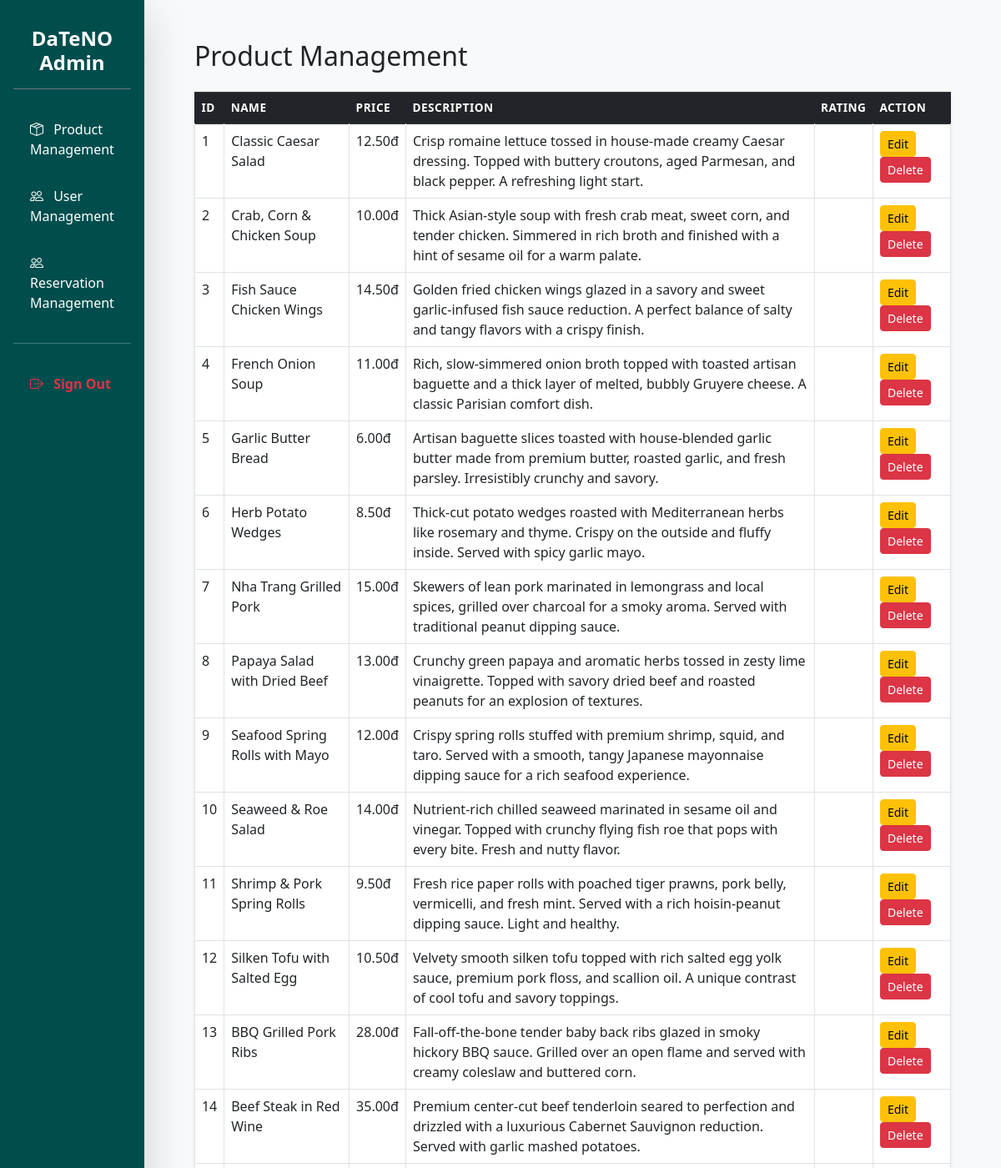
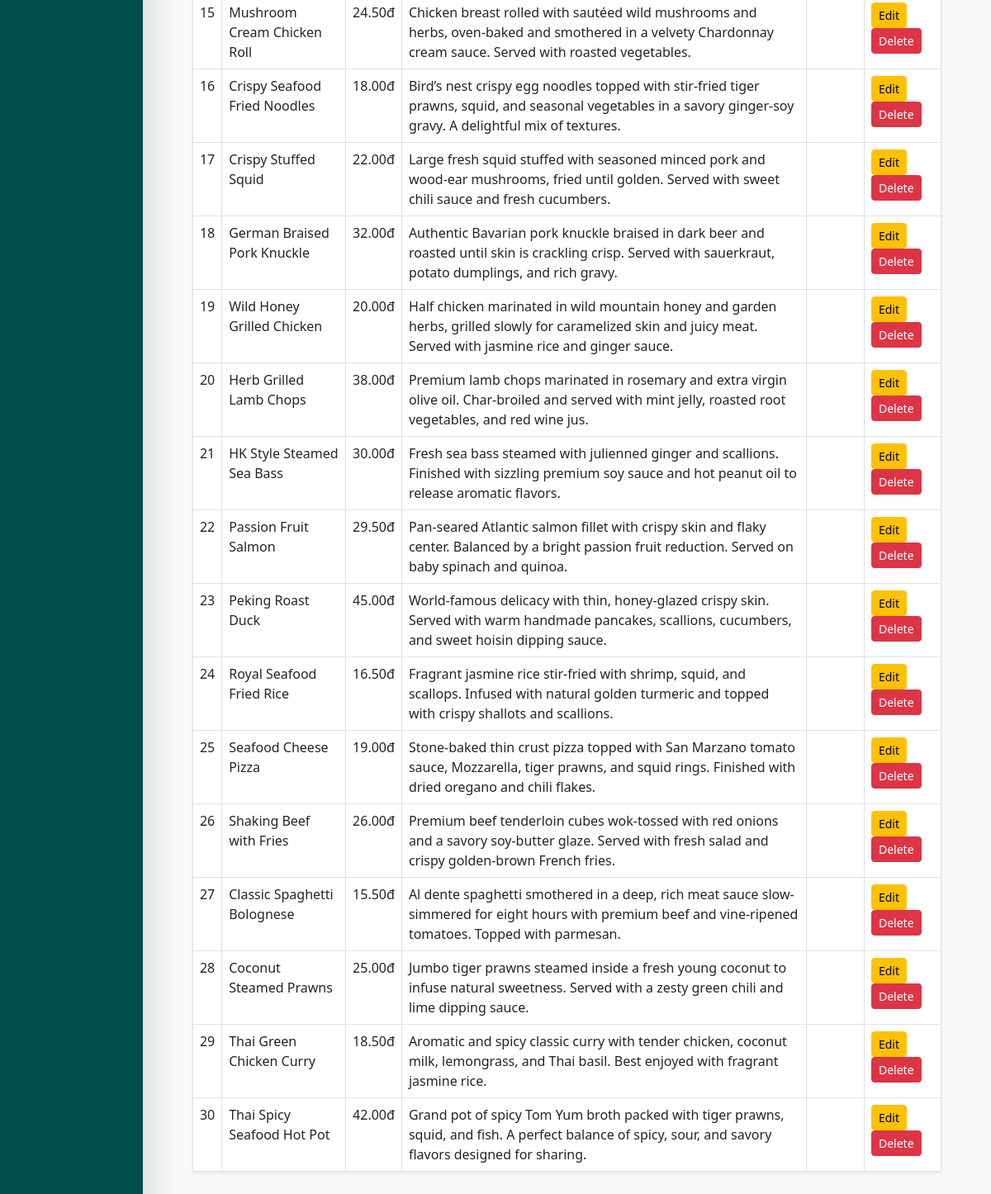
/public/index.php?page=admin_products (signed in), run on the app's committed database (2 pictures, top to bottom).
### tables this page shows
CREATE TABLE `products` (
  `id` int NOT NULL AUTO_INCREMENT,
  `category_id` int DEFAULT NULL,
  `image_url` varchar(255) NOT NULL,
  `name` varchar(255) NOT NULL,
  `description` varchar(255) NOT NULL,
  `price` decimal(10,2) NOT NULL,
  `average_rating` decimal(3,2) DEFAULT NULL,
  `slug` varchar(255) NOT NULL,
  `created_at` timestamp NULL DEFAULT CURRENT_TIMESTAMP,
  `deleted_at` timestamp NULL DEFAULT NULL,
  PRIMARY KEY (`id`),
  UNIQUE KEY `id` (`id`),
  UNIQUE KEY `slug` (`slug`),
  KEY `fk_products_category_id_categories` (`category_id`),
  CONSTRAINT `fk_products_category_id_categories` FOREIGN KEY (`category_id`) REFERENCES `categories` (`id`) ON DELETE SET NULL
);

### app/core/Database.php (called while the page is built, shortened)
<?php
class Database
{
    private static $instance = null;
    private $pdo;
    private function __construct()
    {
        $dsn = "mysql:host=" . DB_HOST . ";dbname=" . DB_NAME . ";charset=utf8mb4";
        $options = [
            PDO::ATTR_ERRMODE            => PDO::ERRMODE_EXCEPTION,
            PDO::ATTR_DEFAULT_FETCH_MODE => PDO::FETCH_ASSOC,
            PDO::ATTR_EMULATE_PREPARES   => false,
        ];
        try {
            $this->pdo = new PDO($dsn, DB_USER, DB_PASS, $options);
        } catch (PDOException $e) {
            throw new PDOException($e->getMessage(), (int)$e->getCode());
        }
    }
    public static function getInstance()
    {
        if (self::$instance === null) {
            self::$instance = new Database();
        }
        return self::$instance;
    }
    public function getConnection()
    {
        return $this->pdo;
    }
}

### app/modules/product/admin_product_controller.php (called while the page is built)
<?php
require_once ROOT_PATH . '/app/modules/product/product_service.php';
class AdminProductController
{
    private $adminService;
    public function __construct()
    {
        $this->adminService = new ProductService();
    }
    public function getAllProductsForAdmin()
    {
        return $this->adminService->getProductsForAdmin();
    }
}

### app/modules/product/product_service.php (called while the page is built, shortened)
<?php
require_once ROOT_PATH . '/app/modules/product/product_model.php';
class ProductService
{
    private $productModel;
    public function __construct()
    {
        $this->productModel = new ProductModel();
    }
    public function getProductsForAdmin()
    {
        return $this->productModel->getAllProductsForAdmin();
    }
}

### app/modules/product/product_model.php (called while the page is built, shortened)
<?php
require_once ROOT_PATH . '/app/core/Database.php';
class ProductModel
{
    private $db;
    public function __construct()
    {
        $this->db = Database::getInstance()->getConnection();
    }
    public function getAllProductsForAdmin()
    {
        $sql = "SELECT * FROM products ORDER BY id ASC";
        return $this->db->query($sql)->fetchAll();
    }
}

### app/modules/product/views/admin_products.php (the view, shortened to what this page needs)
<?php
$admin_product_controller = new AdminProductController();
$products = $admin_product_controller->getAllProductsForAdmin();
?>
<div class="container-fluid">
    <h2 class="mb-4">Product Management</h2>
    <table class="table table-bordered bg-white shadow-sm">
        <thead class="table-dark">
            <tr>
                <th>ID</th>
                <th>Name</th>
                <th>Price</th>
                <th>Description</th>
                <th>Rating</th>
                <th>Action</th>
            </tr>
        </thead>
        <tbody>
            <?php foreach ($products as $product): ?>
                <tr>
                    <td><?= $product['id'] ?></td>
                    <td><?= $product['name'] ?></td>
                    <td><?= $product['price'] ?>đ</td>
                    <td><?= $product['description'] ?></td>
                    <td><?= $product['average_rating'] ?></td>
                    <td>
                        <button class="btn btn-sm btn-warning">Edit</button>
                        <button class="btn btn-sm btn-danger">Delete</button>
                    </td>
                </tr>
            <?php endforeach; ?>
        </tbody>
    </table>
</div>

### public/css/admin/admin.css (style rules this page uses)
:root { --primary-orange: #ff7a00; --teal-dark: #004d4d; }
.table thead th { font-weight: 600; text-transform: uppercase; font-size: 0.85rem; letter-spacing: 0.5px; border: none; }

### data on the page
products: id "1", name "Classic Caesar Salad", price "12.50", description "Crisp romaine lettuce tossed in house-made creamy Caesar dressing. Topped with buttery croutons, aged Parmesan, and black pepper. A refreshing light start."
products: id "2", name "Crab, Corn & Chicken Soup", price "10.00", description "Thick Asian-style soup with fresh crab meat, sweet corn, and tender chicken. Simmered in rich broth and finished with a hint of sesame oil for a warm palate."
products: id "3", name "Fish Sauce Chicken Wings", price "14.50", description "Golden fried chicken wings glazed in a savory and sweet garlic-infused fish sauce reduction. A perfect balance of salty and tangy flavors with a crispy finish."
products: id "4", name "French Onion Soup", price "11.00", description "Rich, slow-simmered onion broth topped with toasted artisan baguette and a thick layer of melted, bubbly Gruyere cheese. A classic Parisian comfort dish."
products: id "5", name "Garlic Butter Bread", price "6.00", description "Artisan baguette slices toasted with house-blended garlic butter made from premium butter, roasted garlic, and fresh parsley. Irresistibly crunchy and savory."
products: id "6", name "Herb Potato Wedges", price "8.50", description "Thick-cut potato wedges roasted with Mediterranean herbs like rosemary and thyme. Crispy on the outside and fluffy inside. Served with spicy garlic mayo."
products: id "7", name "Nha Trang Grilled Pork", price "15.00", description "Skewers of lean pork marinated in lemongrass and local spices, grilled over charcoal for a smoky aroma. Served with traditional peanut dipping sauce."
products: id "8", name "Papaya Salad with Dried Beef", price "13.00", description "Crunchy green papaya and aromatic herbs tossed in zesty lime vinaigrette. Topped with savory dried beef and roasted peanuts for an explosion of textures."
products: id "9", name "Seafood Spring Rolls with Mayo", price "12.00", description "Crispy spring rolls stuffed with premium shrimp, squid, and taro. Served with a smooth, tangy Japanese mayonnaise dipping sauce for a rich seafood experience."
products: id "10", name "Seaweed & Roe Salad", price "14.00", description "Nutrient-rich chilled seaweed marinated in sesame oil and vinegar. Topped with crunchy flying fish roe that pops with every bite. Fresh and nutty flavor."
products: id "11", name "Shrimp & Pork Spring Rolls", price "9.50", description "Fresh rice paper rolls with poached tiger prawns, pork belly, vermicelli, and fresh mint. Served with a rich hoisin-peanut dipping sauce. Light and healthy."
products: id "12", name "Silken Tofu with Salted Egg", price "10.50", description "Velvety smooth silken tofu topped with rich salted egg yolk sauce, premium pork floss, and scallion oil. A unique contrast of cool tofu and savory toppings."
products: id "13", name "BBQ Grilled Pork Ribs", price "28.00", description "Fall-off-the-bone tender baby back ribs glazed in smoky hickory BBQ sauce. Grilled over an open flame and served with creamy coleslaw and buttered corn."
products: id "14", name "Beef Steak in Red Wine", price "35.00", description "Premium center-cut beef tenderloin seared to perfection and drizzled with a luxurious Cabernet Sauvignon reduction. Served with garlic mashed potatoes."
products: id "15", name "Mushroom Cream Chicken Roll", price "24.50", description "Chicken breast rolled with sautéed wild mushrooms and herbs, oven-baked and smothered in a velvety Chardonnay cream sauce. Served with roasted vegetables."
products: id "16", name "Crispy Seafood Fried Noodles", price "18.00", description "Bird’s nest crispy egg noodles topped with stir-fried tiger prawns, squid, and seasonal vegetables in a savory ginger-soy gravy. A delightful mix of textures."
products: id "17", name "Crispy Stuffed Squid", price "22.00", description "Large fresh squid stuffed with seasoned minced pork and wood-ear mushrooms, fried until golden. Served with sweet chili sauce and fresh cucumbers."
products: id "18", name "German Braised Pork Knuckle", price "32.00", description "Authentic Bavarian pork knuckle braised in dark beer and roasted until skin is crackling crisp. Served with sauerkraut, potato dumplings, and rich gravy."
products: id "19", name "Wild Honey Grilled Chicken", price "20.00", description "Half chicken marinated in wild mountain honey and garden herbs, grilled slowly for caramelized skin and juicy meat. Served with jasmine rice and ginger sauce."
products: id "20", name "Herb Grilled Lamb Chops", price "38.00", description "Premium lamb chops marinated in rosemary and extra virgin olive oil. Char-broiled and served with mint jelly, roasted root vegetables, and red wine jus."
products: id "21", name "HK Style Steamed Sea Bass", price "30.00", description "Fresh sea bass steamed with julienned ginger and scallions. Finished with sizzling premium soy sauce and hot peanut oil to release aromatic flavors."
products: id "22", name "Passion Fruit Salmon", price "29.50", description "Pan-seared Atlantic salmon fillet with crispy skin and flaky center. Balanced by a bright passion fruit reduction. Served on baby spinach and quinoa."
products: id "23", name "Peking Roast Duck", price "45.00", description "World-famous delicacy with thin, honey-glazed crispy skin. Served with warm handmade pancakes, scallions, cucumbers, and sweet hoisin dipping sauce."
products: id "24", name "Royal Seafood Fried Rice", price "16.50", description "Fragrant jasmine rice stir-fried with shrimp, squid, and scallops. Infused with natural golden turmeric and topped with crispy shallots and scallions."
products: id "25", name "Seafood Cheese Pizza", price "19.00", description "Stone-baked thin crust pizza topped with San Marzano tomato sauce, Mozzarella, tiger prawns, and squid rings. Finished with dried oregano and chili flakes."
products: id "26", name "Shaking Beef with Fries", price "26.00", description "Premium beef tenderloin cubes wok-tossed with red onions and a savory soy-butter glaze. Served with fresh salad and crispy golden-brown French fries."
products: id "27", name "Classic Spaghetti Bolognese", price "15.50", description "Al dente spaghetti smothered in a deep, rich meat sauce slow-simmered for eight hours with premium beef and vine-ripened tomatoes. Topped with parmesan."
products: id "28", name "Coconut Steamed Prawns", price "25.00", description "Jumbo tiger prawns steamed inside a fresh young coconut to infuse natural sweetness. Served with a zesty green chili and lime dipping sauce."
products: id "29", name "Thai Green Chicken Curry", price "18.50", description "Aromatic and spicy classic curry with tender chicken, coconut milk, lemongrass, and Thai basil. Best enjoyed with fragrant jasmine rice."
products: id "30", name "Thai Spicy Seafood Hot Pot", price "42.00", description "Grand pot of spicy Tom Yum broth packed with tiger prawns, squid, and fish. A perfect balance of spicy, sour, and savory flavors designed for sharing."
